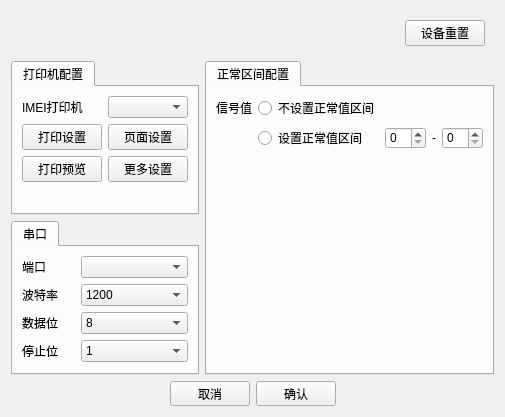
<?xml version="1.0" encoding="UTF-8"?>
<ui version="4.0">
 <class>communiteConfigure</class>
 <widget class="QWidget" name="communiteConfigure">
  <property name="geometry">
   <rect>
    <x>0</x>
    <y>0</y>
    <width>489</width>
    <height>412</height>
   </rect>
  </property>
  <property name="windowTitle">
   <string>Form</string>
  </property>
  <property name="styleSheet">
   <string notr="true">#communiteConfigure{background-color:rgb(240,240,240);}</string>
  </property>
  <layout class="QGridLayout" name="gridLayout_4">
   <item row="1" column="0">
    <widget class="QTabWidget" name="tabWidget_printerAttribute">
     <property name="styleSheet">
      <string notr="true">#tabWidget_printerAttribute{background-color:rgb(240,240,240);}</string>
     </property>
     <property name="currentIndex">
      <number>0</number>
     </property>
     <widget class="QWidget" name="tab">
      <attribute name="title">
       <string>打印机配置</string>
      </attribute>
      <layout class="QGridLayout" name="gridLayout">
       <item row="0" column="0">
        <widget class="QLabel" name="label_printerSelect">
         <property name="text">
          <string>IMEI打印机</string>
         </property>
        </widget>
       </item>
       <item row="0" column="1">
        <widget class="QComboBox" name="comboBox_printerSelect"/>
       </item>
       <item row="1" column="0">
        <widget class="QPushButton" name="pushButton_printerAttribute">
         <property name="text">
          <string>打印设置</string>
         </property>
        </widget>
       </item>
       <item row="1" column="1">
        <widget class="QPushButton" name="pushButton_printPageAttribute">
         <property name="text">
          <string>页面设置</string>
         </property>
        </widget>
       </item>
       <item row="2" column="0">
        <widget class="QPushButton" name="pushButton_printPreview">
         <property name="text">
          <string>打印预览</string>
         </property>
        </widget>
       </item>
       <item row="2" column="1">
        <widget class="QPushButton" name="pushButton_printerMoreAttribute">
         <property name="styleSheet">
          <string notr="true"/>
         </property>
         <property name="text">
          <string>更多设置</string>
         </property>
        </widget>
       </item>
       <item row="3" column="0" colspan="2">
        <widget class="QLabel" name="label_3">
         <property name="text">
          <string/>
         </property>
        </widget>
       </item>
      </layout>
     </widget>
    </widget>
   </item>
   <item row="1" column="1" rowspan="2">
    <widget class="QTabWidget" name="tabWidget_rangeAttribute">
     <property name="styleSheet">
      <string notr="true">#tabWidget_rangeAttribute{background-color:rgb(240,240,240);}</string>
     </property>
     <property name="currentIndex">
      <number>0</number>
     </property>
     <widget class="QWidget" name="tab_2">
      <attribute name="title">
       <string>正常区间配置</string>
      </attribute>
      <layout class="QGridLayout" name="gridLayout_2">
       <item row="1" column="3">
        <widget class="QLabel" name="label_CSQRange">
         <property name="text">
          <string>-</string>
         </property>
        </widget>
       </item>
       <item row="1" column="2">
        <widget class="QSpinBox" name="spinBox_CSQMinValue"/>
       </item>
       <item row="0" column="1">
        <widget class="QRadioButton" name="radioButton_ignoreCSQ">
         <property name="text">
          <string>不设置正常值区间</string>
         </property>
        </widget>
       </item>
       <item row="1" column="1">
        <widget class="QRadioButton" name="radioButton_setCSQRange">
         <property name="text">
          <string>设置正常值区间</string>
         </property>
        </widget>
       </item>
       <item row="0" column="0">
        <widget class="QLabel" name="label_CSQ">
         <property name="text">
          <string>信号值</string>
         </property>
        </widget>
       </item>
       <item row="1" column="4">
        <widget class="QSpinBox" name="spinBox_CSQMaxValue"/>
       </item>
       <item row="2" column="0" colspan="5">
        <spacer name="verticalSpacer_2">
         <property name="orientation">
          <enum>Qt::Vertical</enum>
         </property>
         <property name="sizeHint" stdset="0">
          <size>
           <width>20</width>
           <height>40</height>
          </size>
         </property>
        </spacer>
       </item>
      </layout>
     </widget>
    </widget>
   </item>
   <item row="2" column="0">
    <widget class="QTabWidget" name="tabWidget_serial">
     <property name="styleSheet">
      <string notr="true">#tabWidget_serial{background-color:rgb(240,240,240);}</string>
     </property>
     <property name="currentIndex">
      <number>0</number>
     </property>
     <property name="usesScrollButtons">
      <bool>false</bool>
     </property>
     <property name="documentMode">
      <bool>false</bool>
     </property>
     <property name="tabsClosable">
      <bool>false</bool>
     </property>
     <property name="movable">
      <bool>false</bool>
     </property>
     <property name="tabBarAutoHide">
      <bool>false</bool>
     </property>
     <widget class="QWidget" name="tab_seriel">
      <attribute name="title">
       <string>串口</string>
      </attribute>
      <layout class="QGridLayout" name="gridLayout_6" columnstretch="1,2">
       <item row="4" column="0" colspan="2">
        <spacer name="verticalSpacer">
         <property name="orientation">
          <enum>Qt::Vertical</enum>
         </property>
         <property name="sizeHint" stdset="0">
          <size>
           <width>20</width>
           <height>40</height>
          </size>
         </property>
        </spacer>
       </item>
       <item row="0" column="0">
        <widget class="QLabel" name="label_11">
         <property name="text">
          <string>端口</string>
         </property>
        </widget>
       </item>
       <item row="3" column="1">
        <widget class="QComboBox" name="comboBox_uartStop">
         <item>
          <property name="text">
           <string>1</string>
          </property>
         </item>
         <item>
          <property name="text">
           <string>1.5</string>
          </property>
         </item>
         <item>
          <property name="text">
           <string>2</string>
          </property>
         </item>
        </widget>
       </item>
       <item row="0" column="1">
        <widget class="QComboBox" name="comboBox_uartPort">
         <property name="editable">
          <bool>false</bool>
         </property>
         <property name="sizeAdjustPolicy">
          <enum>QComboBox::AdjustToContents</enum>
         </property>
        </widget>
       </item>
       <item row="3" column="0">
        <widget class="QLabel" name="label_36">
         <property name="text">
          <string>停止位</string>
         </property>
        </widget>
       </item>
       <item row="1" column="1">
        <widget class="QComboBox" name="comboBox_uartBate">
         <property name="currentIndex">
          <number>0</number>
         </property>
         <item>
          <property name="text">
           <string>1200</string>
          </property>
         </item>
         <item>
          <property name="text">
           <string>2400</string>
          </property>
         </item>
         <item>
          <property name="text">
           <string>4800</string>
          </property>
         </item>
         <item>
          <property name="text">
           <string>9600</string>
          </property>
         </item>
         <item>
          <property name="text">
           <string>19200</string>
          </property>
         </item>
         <item>
          <property name="text">
           <string>38400</string>
          </property>
         </item>
         <item>
          <property name="text">
           <string>57600</string>
          </property>
         </item>
         <item>
          <property name="text">
           <string>115200</string>
          </property>
         </item>
        </widget>
       </item>
       <item row="1" column="0">
        <widget class="QLabel" name="label_34">
         <property name="text">
          <string>波特率</string>
         </property>
        </widget>
       </item>
       <item row="2" column="0">
        <widget class="QLabel" name="label_35">
         <property name="text">
          <string>数据位</string>
         </property>
        </widget>
       </item>
       <item row="2" column="1">
        <widget class="QComboBox" name="comboBox_uartData">
         <property name="currentIndex">
          <number>3</number>
         </property>
         <item>
          <property name="text">
           <string>5</string>
          </property>
         </item>
         <item>
          <property name="text">
           <string>6</string>
          </property>
         </item>
         <item>
          <property name="text">
           <string>7</string>
          </property>
         </item>
         <item>
          <property name="text">
           <string>8</string>
          </property>
         </item>
        </widget>
       </item>
      </layout>
     </widget>
    </widget>
   </item>
   <item row="3" column="0" colspan="2">
    <layout class="QHBoxLayout" name="horizontalLayout">
     <item>
      <spacer name="horizontalSpacer_2">
       <property name="orientation">
        <enum>Qt::Horizontal</enum>
       </property>
       <property name="sizeHint" stdset="0">
        <size>
         <width>89</width>
         <height>20</height>
        </size>
       </property>
      </spacer>
     </item>
     <item>
      <widget class="QPushButton" name="pushButton_cancel">
       <property name="minimumSize">
        <size>
         <width>80</width>
         <height>25</height>
        </size>
       </property>
       <property name="styleSheet">
        <string notr="true"/>
       </property>
       <property name="text">
        <string>取消</string>
       </property>
      </widget>
     </item>
     <item>
      <widget class="QPushButton" name="pushButton_ok">
       <property name="minimumSize">
        <size>
         <width>80</width>
         <height>25</height>
        </size>
       </property>
       <property name="styleSheet">
        <string notr="true"/>
       </property>
       <property name="text">
        <string>确认</string>
       </property>
      </widget>
     </item>
     <item>
      <spacer name="horizontalSpacer">
       <property name="orientation">
        <enum>Qt::Horizontal</enum>
       </property>
       <property name="sizeHint" stdset="0">
        <size>
         <width>136</width>
         <height>20</height>
        </size>
       </property>
      </spacer>
     </item>
    </layout>
   </item>
   <item row="0" column="0" colspan="2">
    <widget class="QWidget" name="widget" native="true">
     <layout class="QGridLayout" name="gridLayout_3">
      <item row="0" column="0">
       <spacer name="horizontalSpacer_3">
        <property name="orientation">
         <enum>Qt::Horizontal</enum>
        </property>
        <property name="sizeHint" stdset="0">
         <size>
          <width>369</width>
          <height>20</height>
         </size>
        </property>
       </spacer>
      </item>
      <item row="0" column="1">
       <widget class="QPushButton" name="pushButton_configReset">
        <property name="text">
         <string>设备重置</string>
        </property>
       </widget>
      </item>
     </layout>
    </widget>
   </item>
  </layout>
 </widget>
 <resources/>
 <connections/>
</ui>
